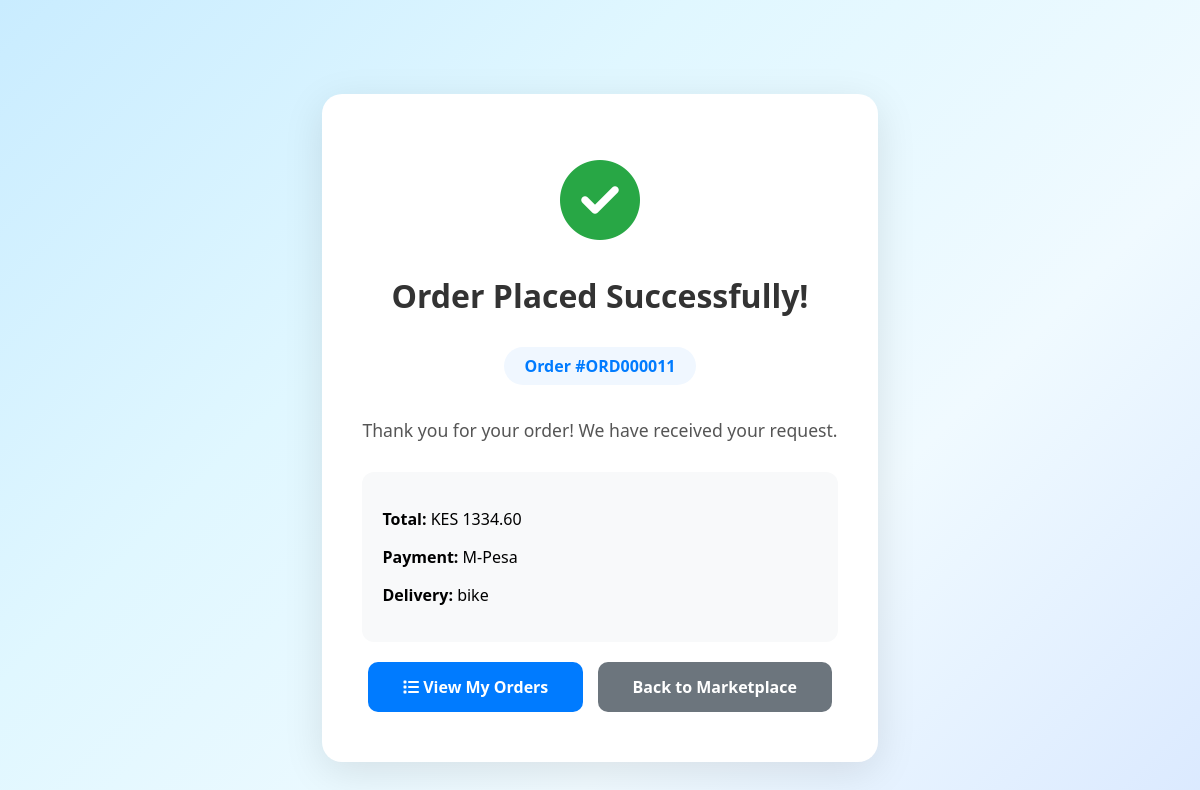
The page /checkout/success/ORD000011/ (signed in) on the database its author committed.
### checkout/models.py (models this page shows, shortened)
class Order(models.Model):
    STATUS_CHOICES = [
        ('pending', 'Pending'),
        ('confirmed', 'Confirmed'),
        ('preparing', 'Preparing'),
        ('out_for_delivery', 'Out for Delivery'),
        ('delivered', 'Delivered'),
        ('cancelled', 'Cancelled'),
    ]
    PAYMENT_METHODS = [
        ('mpesa', 'M-Pesa'),
        ('card', 'Credit/Debit Card'),
        ('cash', 'Cash on Delivery'),
        ('bank', 'Bank Transfer'),
    ]
    user = models.ForeignKey(User, on_delete=models.CASCADE, related_name='orders')
    order_number = models.CharField(max_length=20, unique=True, editable=False)
    subtotal = models.DecimalField(max_digits=12, decimal_places=2)
    delivery_fee = models.DecimalField(max_digits=10, decimal_places=2, default=0)
    total = models.DecimalField(max_digits=12, decimal_places=2)
    payment_method = models.CharField(max_length=20, choices=PAYMENT_METHODS)
    delivery_option = models.ForeignKey(DeliveryOption, on_delete=models.PROTECT)
    delivery_person = models.ForeignKey(DeliveryPerson, on_delete=models.SET_NULL, null=True, blank=True)
    delivery_address = models.TextField()
    delivery_notes = models.TextField(blank=True)
    delivery_latitude = models.DecimalField(max_digits=9, decimal_places=6, null=True, blank=True)
    delivery_longitude = models.DecimalField(max_digits=9, decimal_places=6, null=True, blank=True)
    shop_latitude = models.DecimalField(max_digits=9, decimal_places=6, default=-1.2855, null=True, blank=True)
    shop_longitude = models.DecimalField(max_digits=9, decimal_places=6, default=36.8261, null=True, blank=True)
    status = models.CharField(max_length=20, choices=STATUS_CHOICES, default='pending')
    created_at = models.DateTimeField(auto_now_add=True)
    updated_at = models.DateTimeField(auto_now=True)

class DeliveryOption(models.Model):
    name = models.CharField(max_length=100)
    description = models.TextField(blank=True)
    base_fee = models.DecimalField(max_digits=10, decimal_places=2, default=0)
    estimated_time = models.CharField(max_length=50, help_text="e.g. 30-60 mins")
    is_active = models.BooleanField(default=True)

### checkout/views.py (the view)
# urls.py: path('success/<str:order_number>/', views.order_success, name='order_success'),
@login_required
def order_success(request, order_number):
    order = get_object_or_404(Order, order_number=order_number, user=request.user)
    return render(request, 'checkout/order_success.html', {'order': order})

### checkout/templates/checkout/order_success.html (shortened to what this page needs)
{% load static %}
<!DOCTYPE html>
<html lang="en">
<head>
    <link rel="stylesheet" href="https://cdnjs.cloudflare.com/ajax/libs/font-awesome/6.4.2/css/all.min.css">
</head>
<body>
    <div class="success-container">
        <div class="success-icon">
            <i class="fas fa-check-circle"></i>
        </div>
        <h1>Order Placed Successfully!</h1>
        <div class="order-number">
            Order #{{ order.order_number }}
        </div>
        <p style="color: #555; font-size: 1.1rem;">
            Thank you for your order! We have received your request.
        </p>
        <div style="margin-top: 30px; text-align: left; background: #f8f9fa; padding: 20px; border-radius: 12px;">
            <p><strong>Total:</strong> KES {{ order.total }}</p>
            <p><strong>Payment:</strong> {{ order.get_payment_method_display }}</p>
            <p><strong>Delivery:</strong> {{ order.delivery_option.name }}</p>
        </div>
        <a href="{% url 'checkout:my_orders' %}" class="btn">
            <i class="fas fa-list"></i> View My Orders
        </a>
        <a href="{% url 'dashboard:buyer_dashboard' %}" class="btn" style="background: #6c757d; margin-left: 10px;">
            Back to Marketplace
        </a>
    </div>
</body>
</html>

### checkout/templates/checkout/order_success.html (style rules this page uses)
body { font-family: 'Segoe UI', Tahoma, Geneva, Verdana, sans-serif; background: linear-gradient(-45deg, #d9e8ff, #f0faff, #e0f7ff, #c9ecff); min-height: 100vh; display: flex; align-items: center; justify-content: center; padding: 20px; }
.success-container { background: white; border-radius: 20px; padding: 50px 40px; text-align: center; max-width: 520px; box-shadow: 0 10px 40px rgba(0,0,0,0.1); }
.success-icon { font-size: 5rem; color: #28a745; margin-bottom: 20px; }
h1 { color: #333; margin-bottom: 15px; }
.order-number { background: #f0f7ff; color: #007bff; padding: 8px 20px; border-radius: 30px; font-weight: bold; display: inline-block; margin: 15px 0; }
.btn { background: #007bff; color: white; padding: 14px 35px; border-radius: 10px; text-decoration: none; display: inline-block; margin-top: 20px; font-weight: 600; }

### rows shown on the page
Order: order_number "ORD000011", total "1334.60", payment_method "M-Pesa", delivery_option.name "bike"
